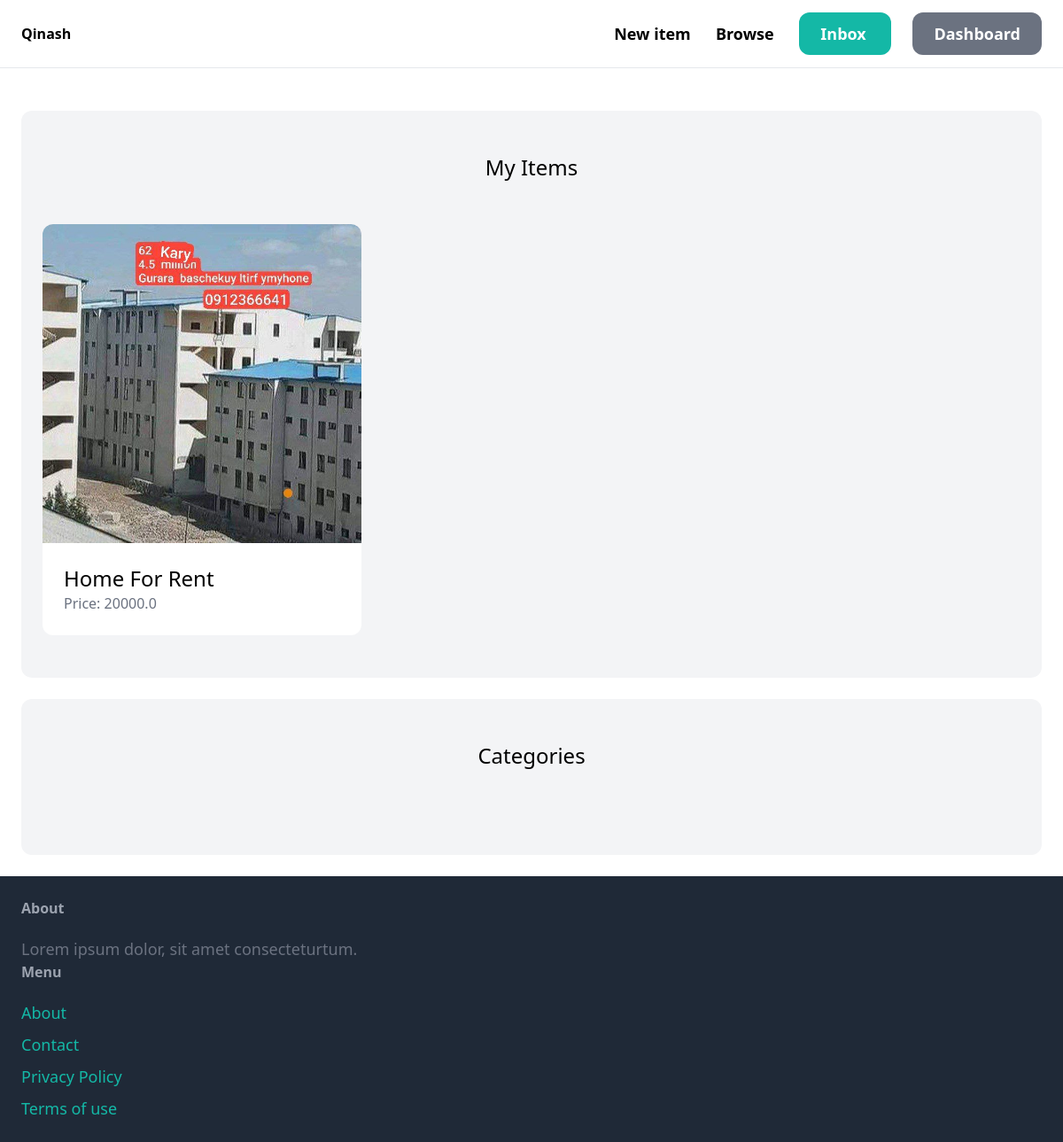
The app's page /dashboard/ (signed in), older data.
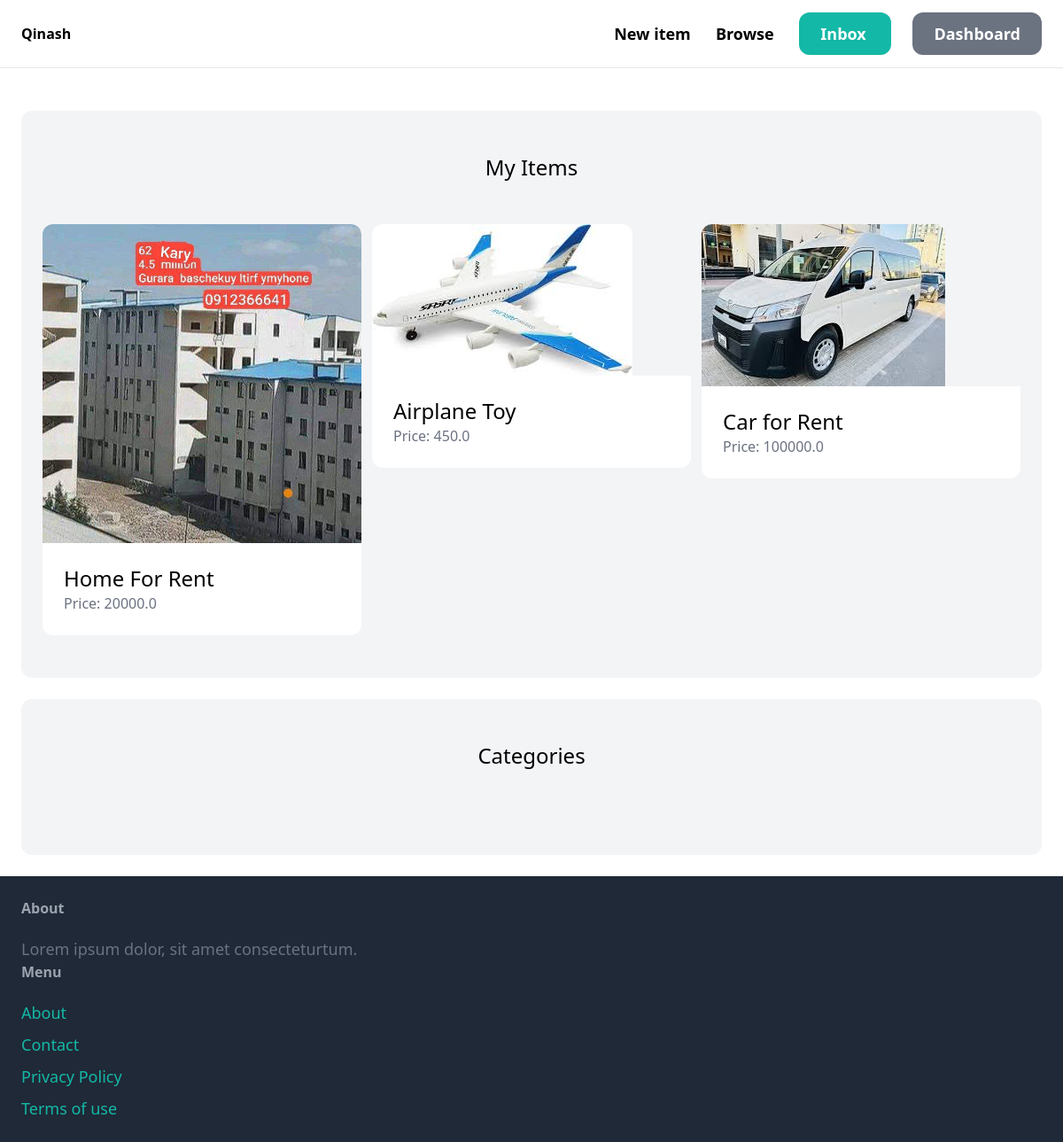
The same page, newer data.
### item/models.py (models this page shows, shortened)
class Item(models.Model):
    category=models.ForeignKey(Category, related_name='items', on_delete=models.CASCADE)
    name=models.CharField(max_length=255)
    description=models.TextField(blank=True, null=True)
    price=models.FloatField()
    image = models.ImageField(upload_to='item_images', blank=True, null=True)
    is_sold=models.BooleanField(default=False)
    created_by=models.ForeignKey(User, related_name='items', on_delete=models.CASCADE)
    created_at=models.DateTimeField(auto_now_add=True)

### dashboard/views.py (the view)
# urls.py: path('', views.index, name='index'),
@login_required
def index(request):
    items = Item.objects.filter(created_by=request.user)
    return render(request, 'dashboard/index.html', {
        'items': items,
    })

### dashboard/templates/dashboard/index.html (shortened to what this page needs)
{% extends 'core/base.html' %}
{% block content %}
<div class="mt-6 px-6 py-12 bg-gray-100 rounded-xl">
    <h2 class="mb-12 text-2xl text-center"> My Items </h2>
    <div class="grid grid-cols-3 gap-3">
        {% for item in items %}
            <div>
                <a href="{% url 'item:detail' item.id %}">
                    <div>
                        <img src="{{ item.image.url }}" class="rounded-t-xl">
                    </div>
                    <div class="p-6 bg-white rounded-b-xl">
                        <h2 class="text-2xl">{{ item.name }}</h2>
                        <p class="text-gray-500">Price: {{ item.price }}</p>
                    </div>
                </a>
            </div>
        {% endfor %}
    </div>
</div>
<div class="mt-6 px-6 py-12 bg-gray-100 rounded-xl">
    <h2 class="mb-12 text-2xl text-center"> Categories </h2>
</div>
{%endblock%}

Row changes from the older to the newer data that the page shows:
now on this page (row edited): Item: image (picture), name "Airplane Toy", price "450.0"
added Item: image (picture), name "Car for Rent", price "100000.0"
